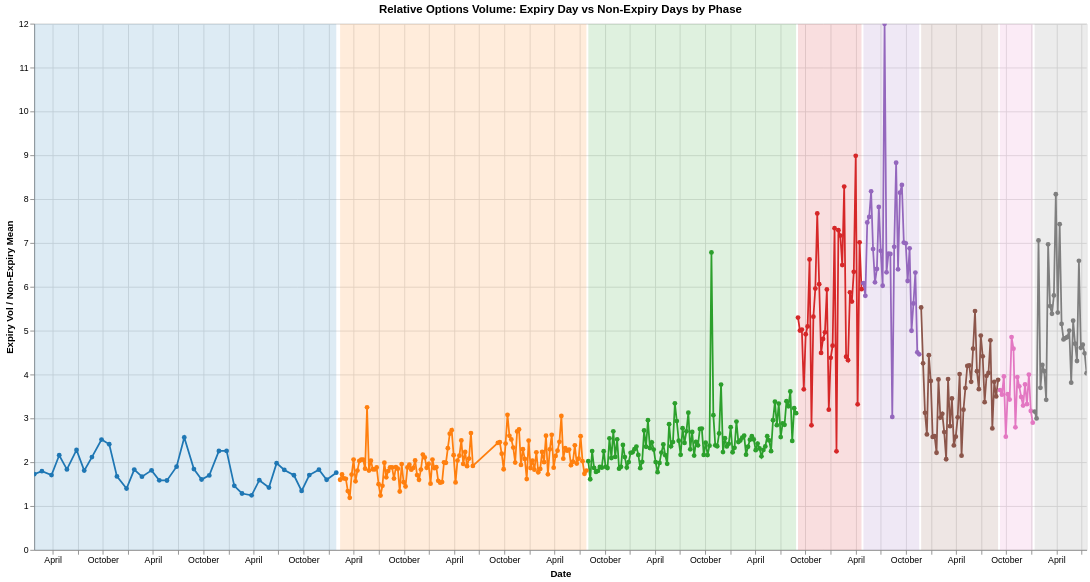

The code cell stored with this chart in its notebook:
### Code cell
import altair as alt
import pandas as pd
import numpy as np

# 1. Create a Weekly identifier (Monday - Sunday)
df['YearWeek'] = df['Date'].dt.to_period('W')

# 2. Get the Total Options Volume on Expiry Days for each week
expiry_vols = df[df['is_expiry']].groupby('YearWeek')['Options Contracts'].sum()

# 3. Get the Mean Options Volume on Non-Expiry Days for each week
non_expiry_mean = df[~df['is_expiry']].groupby('YearWeek')['Options Contracts'].mean()

# 4. Calculate the Ratio
weekly_ratios = (expiry_vols / non_expiry_mean).reset_index()
weekly_ratios.columns = ['YearWeek', 'Relative_Expiry_Vol']

# Convert 'YearWeek' period back to a Timestamp (start of the week) for Altair plotting
weekly_ratios['Date'] = weekly_ratios['YearWeek'].dt.start_time

# Drop the Period column so Altair doesn't crash during JSON serialization
weekly_ratios = weekly_ratios.drop(columns=['YearWeek'])

# Drop weeks that had no expiry 
weekly_ratios = weekly_ratios.dropna().reset_index(drop=True)

# ---------------------------------------------------------
# NEW: Add Regulatory Phases to the Weekly Data
# ---------------------------------------------------------
conditions = [
    weekly_ratios['Date'] <= '2019-02-10',                                  
    (weekly_ratios['Date'] >= '2019-02-11') & (weekly_ratios['Date'] <= '2021-07-31'), 
    (weekly_ratios['Date'] >= '2021-08-01') & (weekly_ratios['Date'] <= '2023-09-03'), 
    (weekly_ratios['Date'] >= '2023-09-04') & (weekly_ratios['Date'] <= '2024-04-25'), 
    (weekly_ratios['Date'] >= '2024-04-26') & (weekly_ratios['Date'] <= '2024-11-19'), 
    (weekly_ratios['Date'] >= '2024-11-20') & (weekly_ratios['Date'] <= '2025-09-01'), 
    (weekly_ratios['Date'] >= '2025-09-02') & (weekly_ratios['Date'] <= '2026-01-05'), 
    weekly_ratios['Date'] >= '2026-01-06'                                   
]

choices = [
    'I: Monthly expiry (Lot 75)', 
    'II: Weekly options begin', 
    'III: Weekly ecosystem expands', 
    'IV: Mon-Thu expiry sequence', 
    'V: Four weeklies (Lot 25)', 
    'VI: One weekly benchmark', 
    'VII: Tuesday expiry (Lot 75)', 
    'VIII: Recalibrated lot (Lot 65)'
]
weekly_ratios['Phase'] = np.select(conditions, choices, default='Unknown')

# Extract start and end dates for the background shading
bg_df = weekly_ratios.groupby('Phase').agg(start=('Date', 'min'), end=('Date', 'max')).reset_index()

# Define the shared color scale
color_scale = alt.Scale(domain=choices, scheme='category10')

# 5. Layer 1: Background Shading
background = alt.Chart(bg_df).mark_rect(opacity=0.15).encode(
    x='start:T',
    x2='end:T',
    color=alt.Color('Phase:N', scale=color_scale, legend=None)
)

# 6. Layer 2: The Line Chart (with points!)
lines = alt.Chart(weekly_ratios).mark_line(point=True, strokeWidth=2.0).encode(
    x=alt.X('Date:T', title='Date'),
    y=alt.Y('Relative_Expiry_Vol:Q', title='Expiry Vol / Non-Expiry Mean'),
    color=alt.Color('Phase:N', scale=color_scale, title='Regulatory Phase'),
    tooltip=[
        alt.Tooltip('Date:T', title='Week of', format='%Y-%m-%d'),
        alt.Tooltip('Phase:N', title='Phase'),
        alt.Tooltip('Relative_Expiry_Vol:Q', title='Relative Vol Ratio', format='.2f')
    ]
)

# 7. Combine the layers
chart = (background + lines).properties(
    title='Relative Options Volume: Expiry Day vs Non-Expiry Days by Phase',
    width=1200,
    height=600
).interactive()

# Display the chart
chart

### Figure 1 — Vega-Lite specification as saved in the notebook (floating-point values rounded to 4 significant figures; data arrays with more than 128 entries replaced by an {"elided": "..."} marker saying what was removed)
{"config": {"view": {"continuousWidth": 300, "continuousHeight": 300}}, "layer": [{"data": {"name": "data-daa44087a17e69d675bf8cf506491324"}, "mark": {"type": "rect", "opacity": 0.15}, "encoding": {"color": {"field": "Phase", "legend": null, "scale": {"domain": ["I: Monthly expiry (Lot 75)", "II: Weekly options begin", "III: Weekly ecosystem expands", "IV: Mon-Thu expiry sequence", "V: Four weeklies (Lot 25)", "VI: One weekly benchmark", "VII: Tuesday expiry (Lot 75)", "VIII: Recalibrated lot (Lot 65)"], "scheme": "category10"}, "type": "nominal"}, "x": {"field": "start", "type": "temporal"}, "x2": {"field": "end"}}, "name": "view_428b468e98f00073_0"}, {"data": {"name": "data-87dbc11347ba9e643729b15bfae000ff"}, "mark": {"type": "line", "point": true, "strokeWidth": 2.0}, "encoding": {"color": {"field": "Phase", "scale": {"domain": ["I: Monthly expiry (Lot 75)", "II: Weekly options begin", "III: Weekly ecosystem expands", "IV: Mon-Thu expiry sequence", "V: Four weeklies (Lot 25)", "VI: One weekly benchmark", "VII: Tuesday expiry (Lot 75)", "VIII: Recalibrated lot (Lot 65)"], "scheme": "category10"}, "title": "Regulatory Phase", "type": "nominal"}, "tooltip": [{"field": "Date", "format": "%Y-%m-%d", "title": "Week of", "type": "temporal"}, {"field": "Phase", "title": "Phase", "type": "nominal"}, {"field": "Relative_Expiry_Vol", "format": ".2f", "title": "Relative Vol Ratio", "type": "quantitative"}], "x": {"field": "Date", "title": "Date", "type": "temporal"}, "y": {"field": "Relative_Expiry_Vol", "title": "Expiry Vol / Non-Expiry Mean", "type": "quantitative"}}}], "height": 600, "params": [{"name": "param_1e9efca18e7a2868", "select": {"type": "interval", "encodings": ["x", "y"]}, "bind": "scales", "views": ["view_428b468e98f00073_0"]}], "title": "Relative Options Volume: Expiry Day vs Non-Expiry Days by Phase", "width": 1200, "$schema": "https://vega.github.io/schema/vega-lite/v6.4.1.json", "datasets": {"data-daa44087a17e69d675bf8cf506491324": [{"Phase": "I: Monthly expiry (Lot 75)", "start": "2016-01-25T00:00:00", "end": "2019-01-28T00:00:00"}, {"Phase": "II: Weekly options begin", "start": "2019-02-11T00:00:00", "end": "2021-07-26T00:00:00"}, {"Phase": "III: Weekly ecosystem expands", "start": "2021-08-02T00:00:00", "end": "2023-08-28T00:00:00"}, {"Phase": "IV: Mon-Thu expiry sequence", "start": "2023-09-04T00:00:00", "end": "2024-04-22T00:00:00"}, {"Phase": "V: Four weeklies (Lot 25)", "start": "2024-04-29T00:00:00", "end": "2024-11-18T00:00:00"}, {"Phase": "VI: One weekly benchmark", "start": "2024-11-25T00:00:00", "end": "2025-09-01T00:00:00"}, {"Phase": "VII: Tuesday expiry (Lot 75)", "start": "2025-09-08T00:00:00", "end": "2026-01-05T00:00:00"}, {"Phase": "VIII: Recalibrated lot (Lot 65)", "start": "2026-01-12T00:00:00", "end": "2026-07-20T00:00:00"}], "data-87dbc11347ba9e643729b15bfae000ff": {"elided": "414 records"}}}
